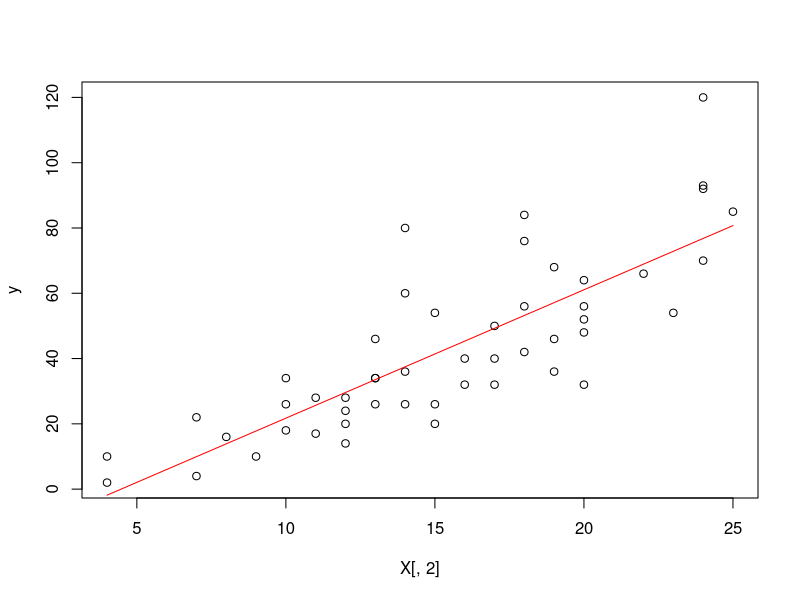

Recreate this plot in R.
## ---- chunk 1
autos = cars
n = 50
X = matrix(rep(1,100),nrow=50, ncol=2)
X[,2] = autos$speed
y = autos$dist
## ---- chunk 2
teta = solve(t(X)%*%X)%*%t(X)%*%y
## ---- chunk 3
plot(X[,2],y)
lines(X[,2], X%*%teta, col='red')
## ---- chunk 4
residuos = sum((y - X%*%teta)**2)
Scuad = 1/(n-2)*residuos

